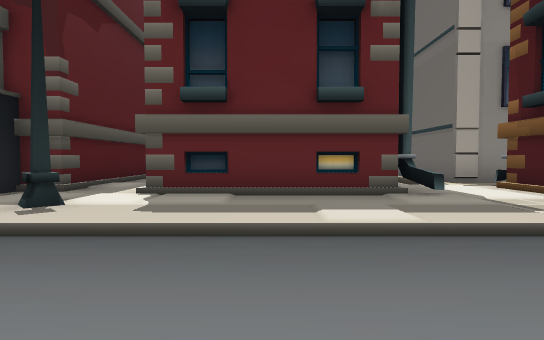
View 1 (above)

19 first-person views from a walk through a Unity game level. The camera is 1.2 m above the floor, tilts 2° down and sees 80° across. The floor is counted in squares, 2 m on a side. Each view is taken from the middle of a square. On the plan, view 1 faces up. The plan holds only what a view shows up to about 10 squares ahead; the rest is blank. The place goes on beyond the plan. The player character is not drawn. Some surface patterns are stand-ins.

View 2
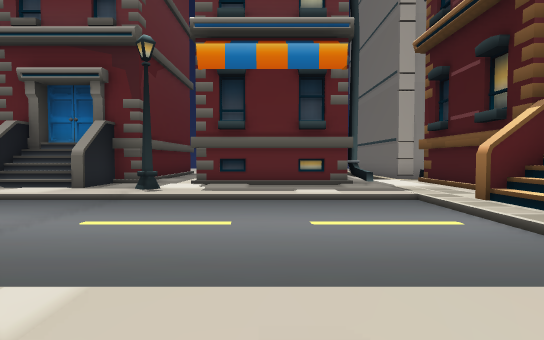

View 3
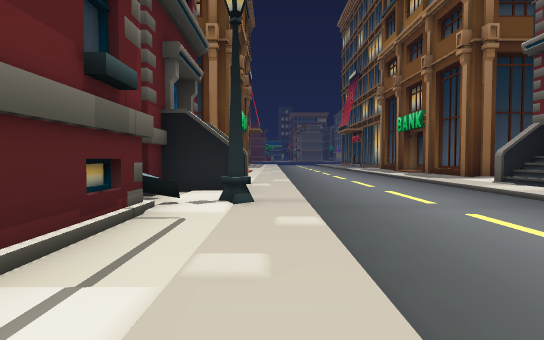

View 4
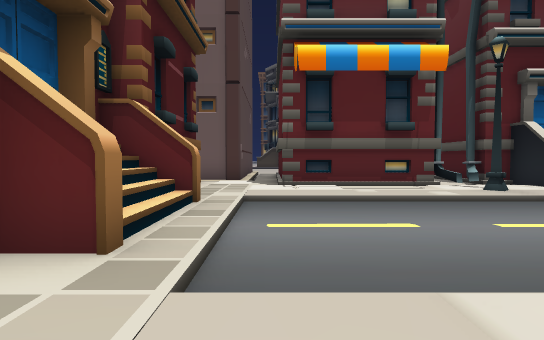

View 5
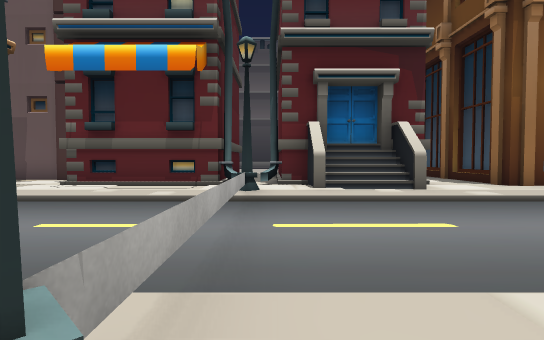

View 6
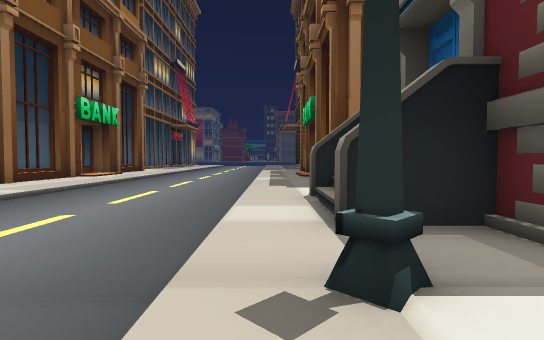

View 7
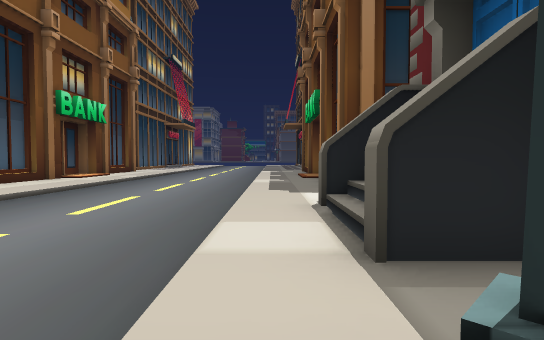

View 8
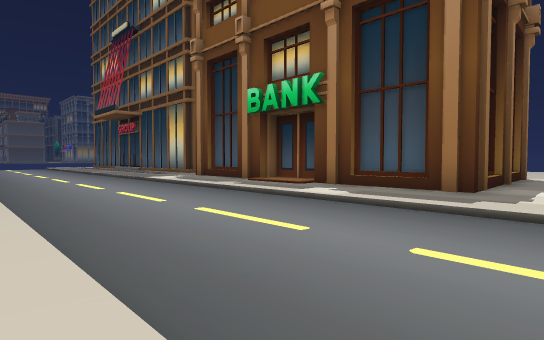

View 9
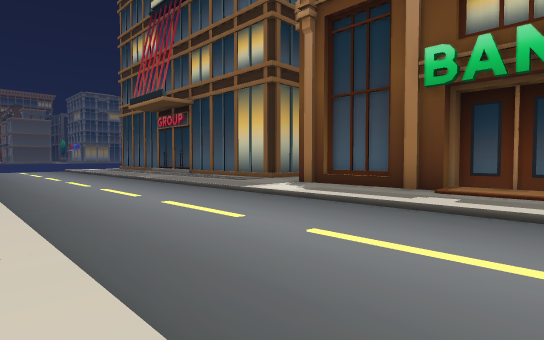

View 10
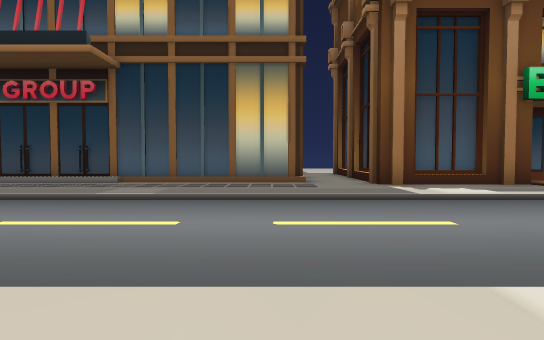

View 11
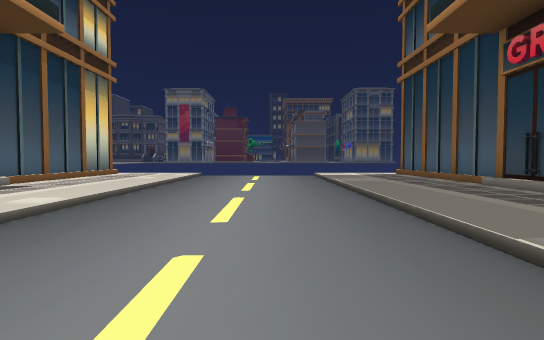

View 12
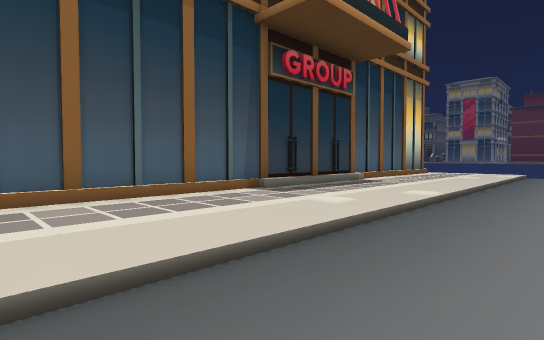

View 13
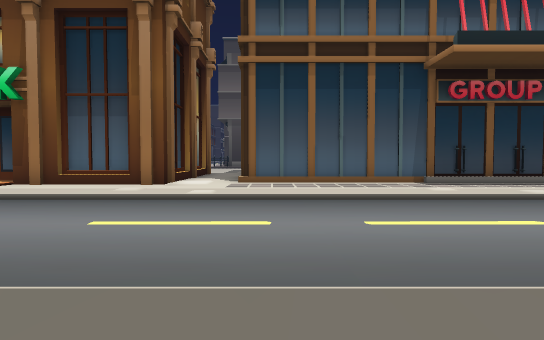

View 14
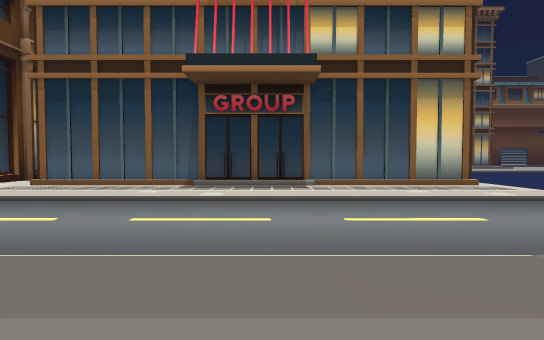

View 15
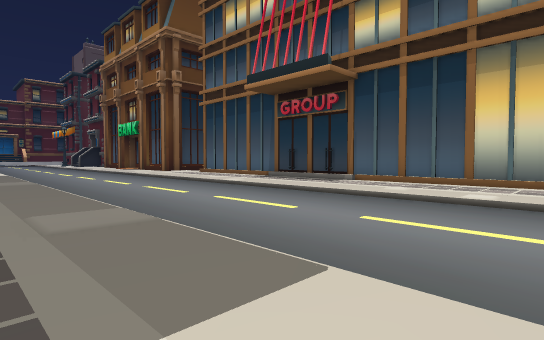

View 16
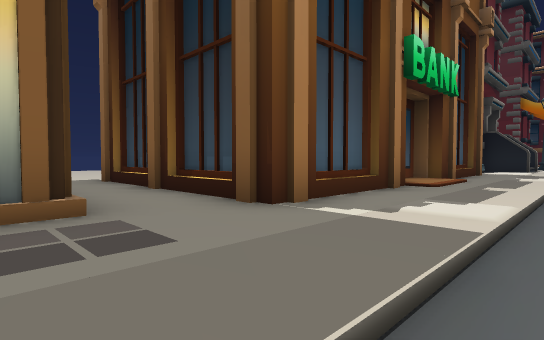

View 17
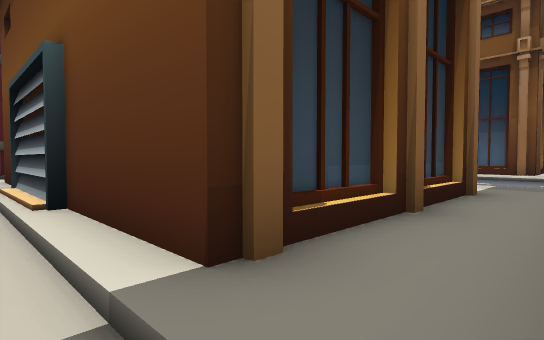

View 18
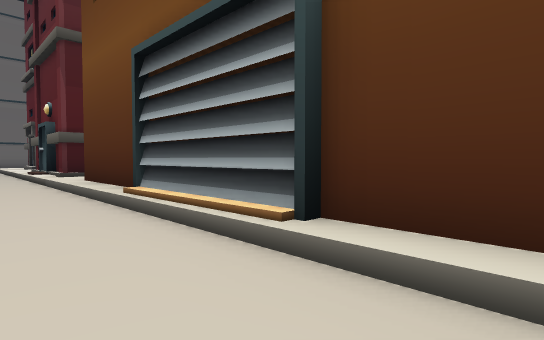

View 19
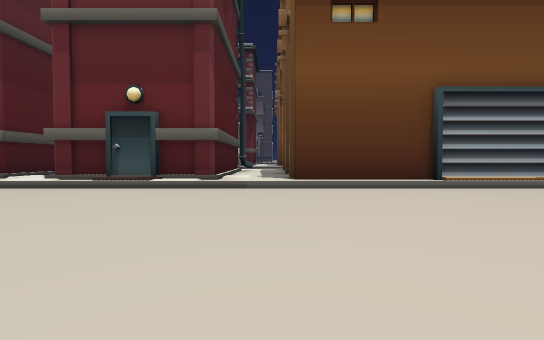

### Floor plan
Key: @ floor where view 1 was taken; # wall or solid block; . main floor; : floor 0.25 m higher than the main floor; / step, stairs or slope; = window, fence, low wall or low ledge; B building; O other object.
Columns run from 32 left of view 1 to 5 right of it. Each row starts with its distance up from view 1.
 17                         .
 16                        ...
 15                       .....
 14                      .......
 13                     .........
 12                 .............
 11              / ...............
 10                BBBBBBBBB BBBBB
  9                B       B B    B     B
  8                B       B B   BB     B
  7                B       B B   B      BB
  6  BBBB   BBBBB  B       B     BB   B B
  5       /        BBBBBBBBB BBBBBBBBBB B
  4 :           :             B B:    : B
  3 :::::::::::::::::::::::::::/:O::::: B
  2 ..............................=....BB
  1 ..............................=....  B
  0 ..............................=.@..  B
 -1 ..............................=....BB
 -2 :::::::::::::::::::::::::::/:O#:::: B
 -3             :             B B   :   B
 -4                BBBBBBBBB BBBBBBBBBB B
 -5  BBBB   BBBBB  B       B B   BB   B B

Where each view was taken, in squares from view 1:
view 1: 0 up, 0 right, facing up
view 2: 3 down, 0 right, facing up
view 3: 2 down, 2 right, facing left
view 4: 4 up, 2 right, facing down
view 5: 4 up, 3 left, facing down
view 6: 3 up, 1 left, facing left
view 7: 3 up, 2 left, facing left
view 8: 2 down, 7 left, facing up-left
view 9: 2 down, 12 left, facing up-left
view 10: 3 down, 20 left, facing up
view 11: 1 up, 21 left, facing left
view 12: 0 up, 20 left, facing down-left
view 13: 4 up, 20 left, facing down
view 14: 5 up, 26 left, facing down
view 15: 4 up, 32 left, facing down-right
view 16: 2 up, 20 left, facing up-right
view 17: 11 up, 19 left, facing down-right
view 18: 12 up, 16 left, facing down-right
view 19: 17 up, 8 left, facing down
